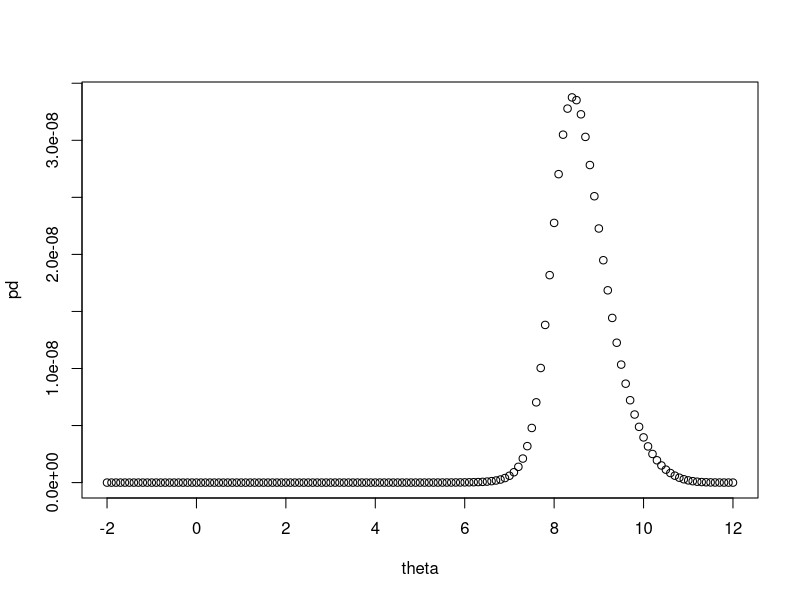

The R script that drew this image:
theta <- seq(-2, 12, by = 0.1)
y <- c(0, 10, 9, 8, 11, 3, 3, 8, 8, 11)

pd <- sapply(theta, 
            function(theta, y) prod(1 / (1 + (y - theta)^2)), y)
plot(theta, pd)

pd <- pd/sum(pd)
m <- sum(theta*pd)
v <- sum(theta^2*pd) - sum(theta*pd)^2
sqrt(v)